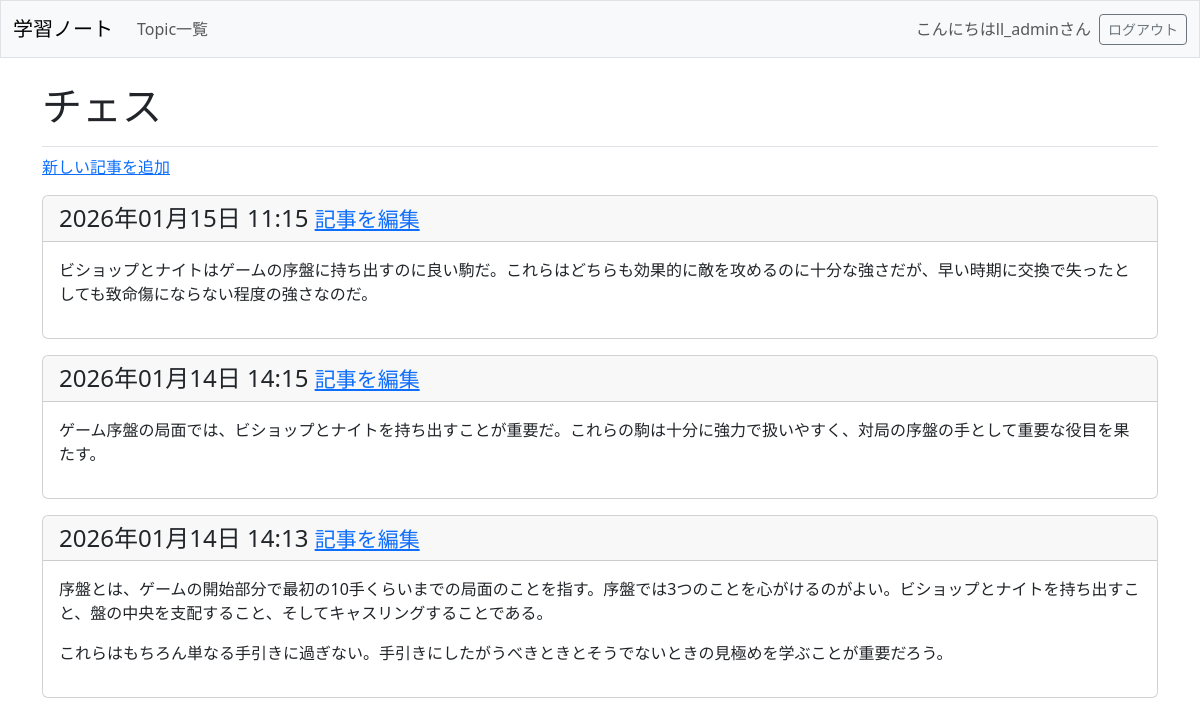
/topics/1 (signed in), run on the app's committed database.
### learning_logs/models.py (models this page shows, shortened)
class Topic(models.Model):
    text = models.CharField(max_length=200)
    date_added = models.DateTimeField(auto_now_add=True)
    owner = models.ForeignKey(User, on_delete=models.CASCADE)

class Entry(models.Model):
    topic = models.ForeignKey(Topic, on_delete=models.CASCADE)
    text = models.TextField()
    date_added = models.DateTimeField(auto_now_add=True)
    class Meta:
        verbose_name_plural = 'entries'

### learning_logs/views.py (the view)
# urls.py: path('topics/<int:topic_id>', views.topic, name='topic'),
@login_required
def topic(request, topic_id):
    topic = Topic.objects.get(id=topic_id)
    if topic.owner != request.user:
        raise Http404
    entries = topic.entry_set.order_by('-date_added')
    context = {'topic': topic, 'entries': entries}
    return render(request, 'learning_logs/topic.html', context)

### learning_logs/templates/learning_logs/topic.html
{% extends "learning_logs/base.html" %}
{% block page_header %}
  <h1>{{ topic.text }}</h1>
{% endblock page_header %}
{% block content %}
  <p>
    <a href="{% url 'learning_logs:new_entry' topic.id %}">新しい記事を追加</a>
  </p>
    {% for entry in entries %}
      <div class="card mb-3">
        <h4 class="card-header">
          {{ entry.date_added|date:'Y年m月d日 H:i' }}
          <small><a href="{% url 'learning_logs:edit_entry' entry.id %}">
            記事を編集</a></small>
        </h4>
        <div class="card-body">{{ entry.text|linebreaks }}</div>
      </div>
    {% empty %}
      <p>Topicはまだ作成されていません。</p>
    {% endfor %}
{% endblock content %}

### learning_logs/templates/learning_logs/base.html (shortened to what this page needs)
<!DOCTYPE html>
<html lang="ja">
<head>
  {% load django_bootstrap5 %}
  {% bootstrap_css %}
</head>
<body>
  <nav class="navbar navbar-expand-md navbar-light bg-light mb-4 border">
    <div class="container-fluid">
      <a class="navbar-brand" href="{% url 'learning_logs:index' %}" >
        学習ノート
      </a>
    <div class="collapse navbar-collapse" id="navbarCollapse">
      <ul class="navbar-nav me-auto mb-2 mb-md-0">
        <li class="nav-item">
          <a class="nav-link" href="{% url 'learning_logs:topics' %}">
            Topic一覧</a></li>
      </ul>
      <ul class="navbar-nav ms-auto mb-2 mb-md-0">
        {% if user.is_authenticated %}
          <li class="nav-item">
            <span class="navbar-text me-2">こんにちは{{ user.username }}さん
              </span></li>
        {% endif %}
      </ul>
      {% if user.is_authenticated %}
        <form action="{% url 'accounts:logout' %}" method="post">
          <button name="submit" class="btn btn-outline-secondary btn-sm">
              ログアウト</button>
        </form>
      {% endif %}
    </div>
    </div>
  </nav>
  <main class="container">
    <div class="pb-2 mb-2 border-bottom">
      {% block page_header %}{% endblock page_header %}
    </div>
    <div>
      {% block content %}{% endblock content %}
    </div>
  </main>
</body>
</html>

### data on the page
Topic: text "チェス"
Entry: date_added "2026年01月15日 11:15", text "ビショップとナイトはゲームの序盤に持ち出すのに良い駒だ。これらはどちらも効果的に敵を攻めるのに十分な強さだが、早い時期に交換で失ったとしても致命傷にならない程度の強さなのだ。"
Entry: date_added "2026年01月14日 14:15", text "ゲーム序盤の局面では、ビショップとナイトを持ち出すことが重要だ。これらの駒は十分に強力で扱いやすく、対局の序盤の手として重要な役目を果たす。"
Entry: date_added "2026年01月14日 14:13", text "序盤とは、ゲームの開始部分で最初の10手くらいまでの局面のことを指す。序盤では3つのことを心がけるのがよい。ビショップとナイトを持ち出すこと、盤の中央を支配すること、そしてキャスリングすることである。 これらはもちろん単なる手引きに過ぎない。手引きにしたがうべきときとそうでないときの見極めを学ぶことが重要だろう。"

### other printed values
{{ user.username }} "ll_admin"
